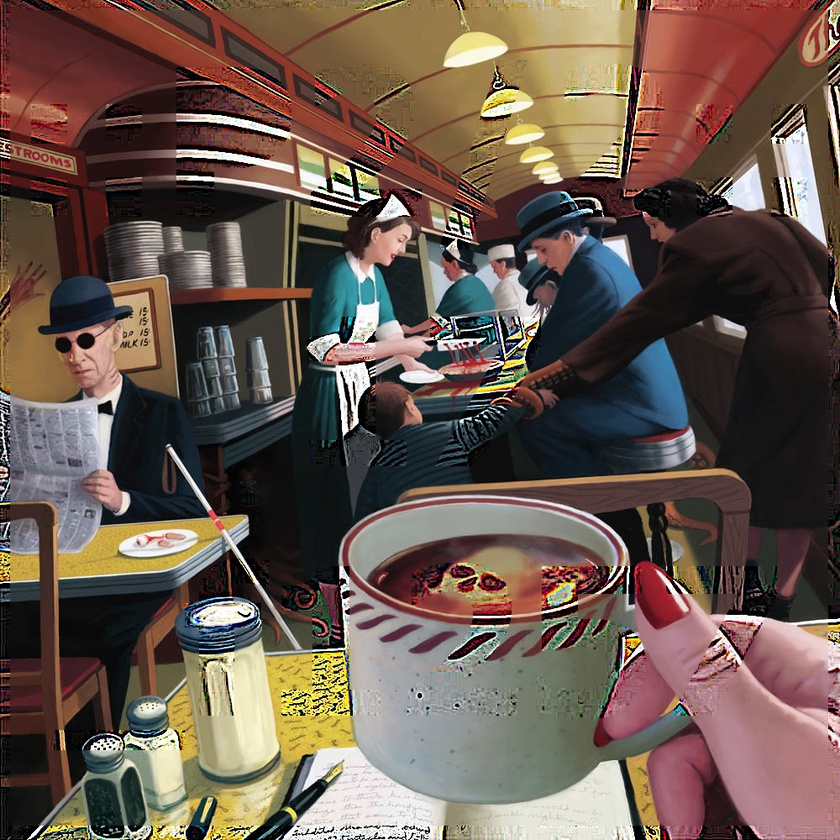
#> input picture PointOverflow2023/APettyWageInRegret/DF2.jpg, 840 x 840 px, shrunk from 1000 x 1000 before the run, found by its file name
$ python main.py
#> lines starting #> are read from the running program, lines starting #| are printed output that depends on the picture
from PIL import Image, ImageOps, ImageEnhance

img = Image.open('./PointOverflow2023/APettyWageInRegret/DF2.jpg')
#> img is the input picture: PIL image 840x840 RGB; mean R, G, B 105.6, 88.5, 78.4

# converter = ImageEnhance.Color(img)
# img2 = converter.enhance(50)
filter = ImageEnhance.Brightness(img)
img2 = filter.enhance(200)
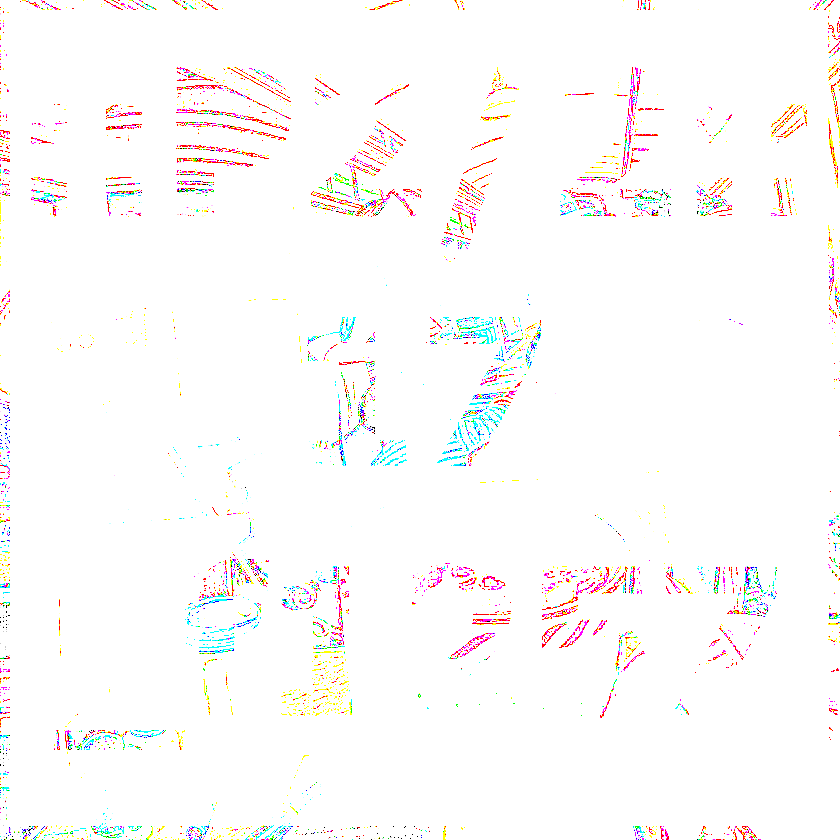
#> img2: PIL image 840x840 RGB; mean R, G, B 252.6, 251, 250.5
img2.show()
# ::P2/2::
# 17_f1257


#im2 = ImageOps.grayscale(img)
